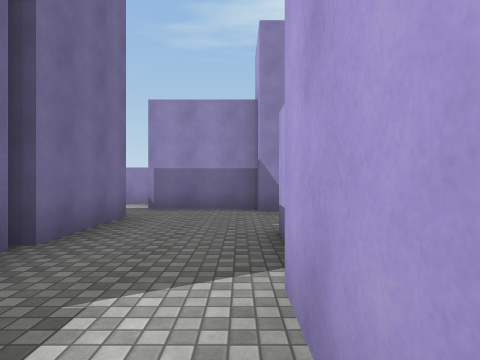
view 1 (above)

14 first-person views from a walk through a scene from a Unity 3-D project. The camera is 1.4 m above the floor, looks level and sees 75° across. The floor is counted in squares, 2.12 m on a side. Each view is taken from the middle of a square. On the plan, view 1 faces up. The plan holds only what a view shows up to about 10 squares ahead; the rest is blank. The place goes on beyond the plan. The player character is not drawn. Surface patterns are stand-ins for the level's own textures.

view 2
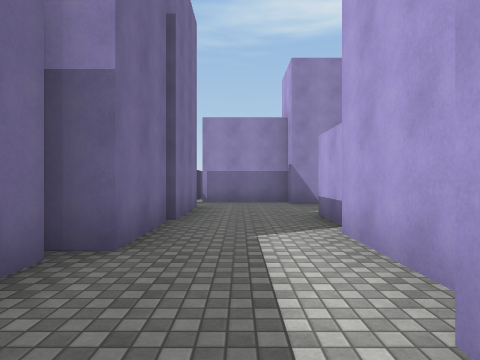

view 3
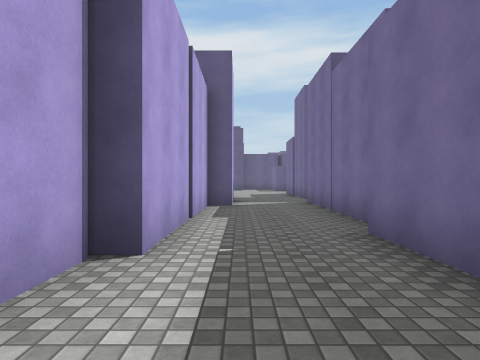

view 4
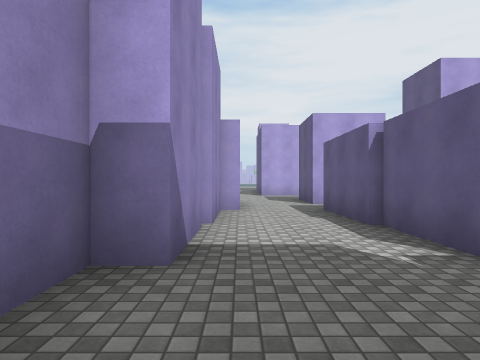

view 5
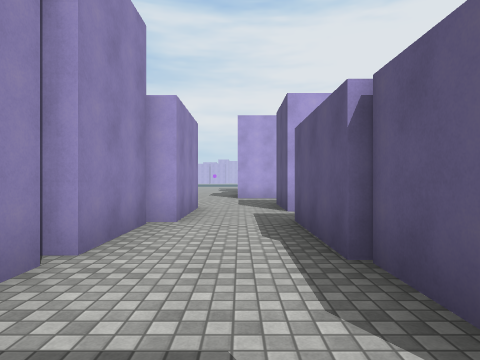

view 6
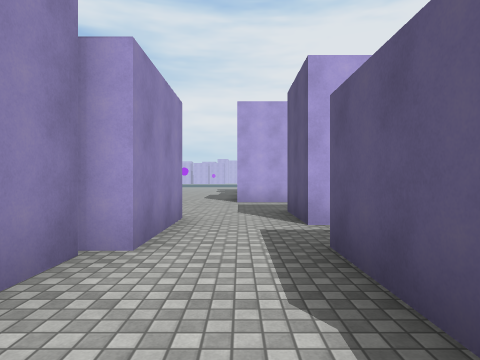

view 7
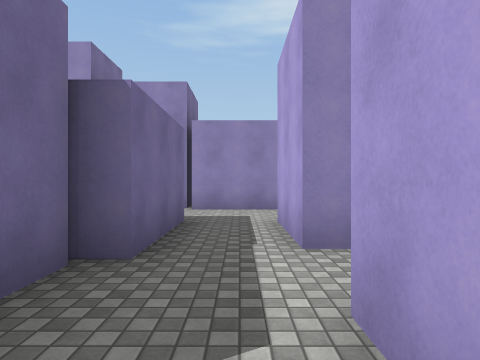

view 8
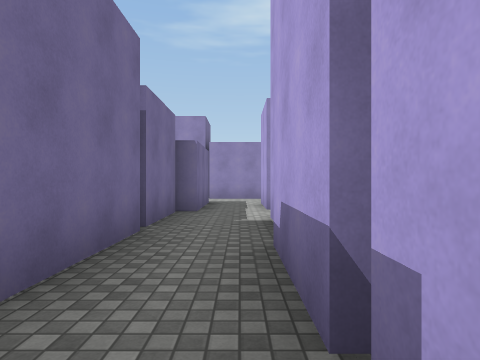

view 9
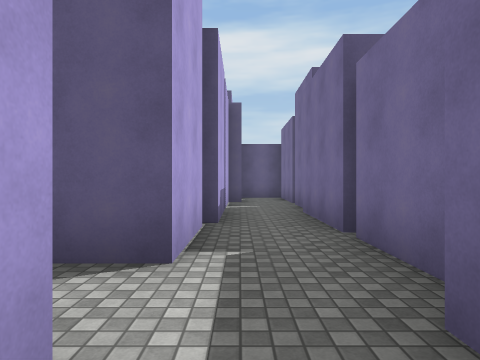

view 10
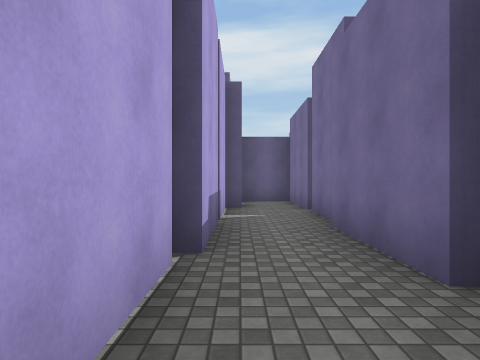

view 11
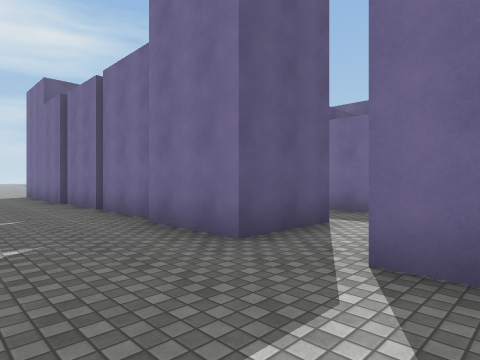

view 12
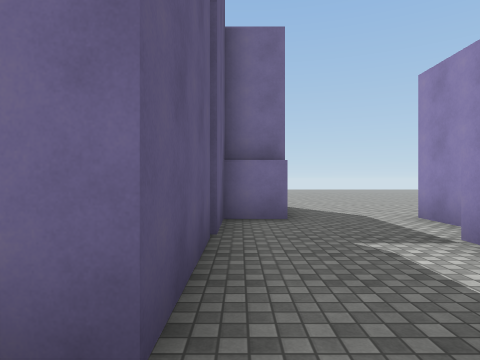

view 13
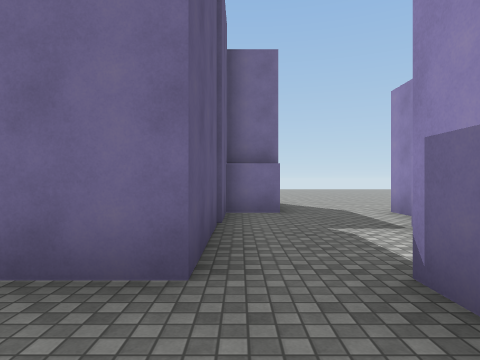

view 14
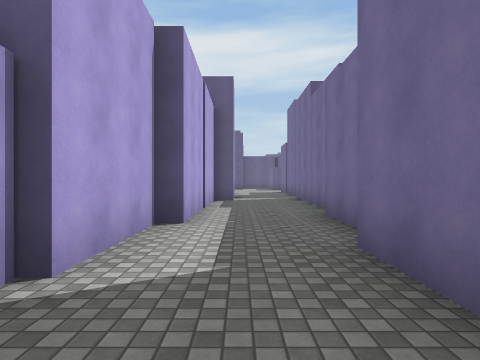

### Floor plan
Points are (right, up) in squares from view 1. A wall is a line through its corners. A room is listed if a view was taken in it or the views show most of it. See-through windows are left out.
Room 1 (views 1, 2, 3, 4, 5, 6, 12, 13, 14)
walls: (-2.1, 3) (-2.1, 0.9) (-2.9, 0.9); (-2.6, 0.6) (-2.6, -2); (2.5, 4.1) (5.1, 4.1); (-2.1, 5.7) (-2.1, 3.1); (2.5, 6.4) (0.3, 6.4); (-0.1, -3.2) (-0.1, -0.7) (0.3, -0.7) (0.3, 1.6); (0.3, 7.2) (-2.1, 7.2); (-3, -2.8) (-3, -6.5); (4.9, 6) (4.9, 6.4) (2.6, 6.4); (-0.9, -6.1) (-0.1, -6.1) (-0.1, -3.4)
ways out: opening at (5, 5) to room 3; opening at (-2, 6)
objects: other object (1, 2) to (2, 4)
Room 2 (views 7, 8, 10)
walls: (4.7, -0.9) (4.7, -3.5); (6.5, -1.5) (6.5, 0.5) (8.6, 0.5); (4.5, -4) (4.5, -5.5); (6.3, -3.9) (6.3, -1.8); (5.1, 1.6) (4.5, 1.6); (4.5, -6) (4.5, -6.5); (6.3, -6.2) (6.3, -4.1); (7.1, 2) (6.5, 2)
ways out: opening at (6, 2) to room 3; opening at (7.5, -4) to room 4; opening at (7.5, 1) to room 4
objects: other object (3, 0) to (4, 1)
Room 3 (view 9)
walls: (5.1, 4.1) (5.1, 1.6); (6.5, 2) (6.5, 4.1) (7.5, 4.1); (7.5, 6) (4.9, 6)
ways out: opening at (5, 5) to room 1; opening at (6, 2) to room 2; opening at (7, 5) to room 4
Room 4 (view 11)
walls: (7.5, 4.1) (8.5, 4.1); (8.6, 2.8) (8.6, 2); (11.3, 3.5) (11.3, 5.1); (8.6, 0.5) (8.6, -1.5); (8.3, -1.8) (8.3, -3.9); (8.3, -4.1) (8.3, -6.2)
ways out: opening at (7.5, -4) to room 2; opening at (7.5, 1) to room 2; opening at (7, 5) to room 3; opening at (-7, 8)
objects: other object (-4, 9) to (-3, 10)

Positions as (right, up) in squares from view 1, and headings:
1: (0, 0), facing up
2: (-1, -2), facing up
3: (-1, 2), facing down
4: (-2, 6), facing right
5: (0, 5), facing right
6: (2, 5), facing right
7: (6, -1), facing up
8: (6, -5), facing up
9: (6, 3), facing down
10: (6, 1), facing down
11: (11, 3), facing down-left
12: (-1, 6), facing left
13: (0, 6), facing left
14: (-1, 4), facing down
